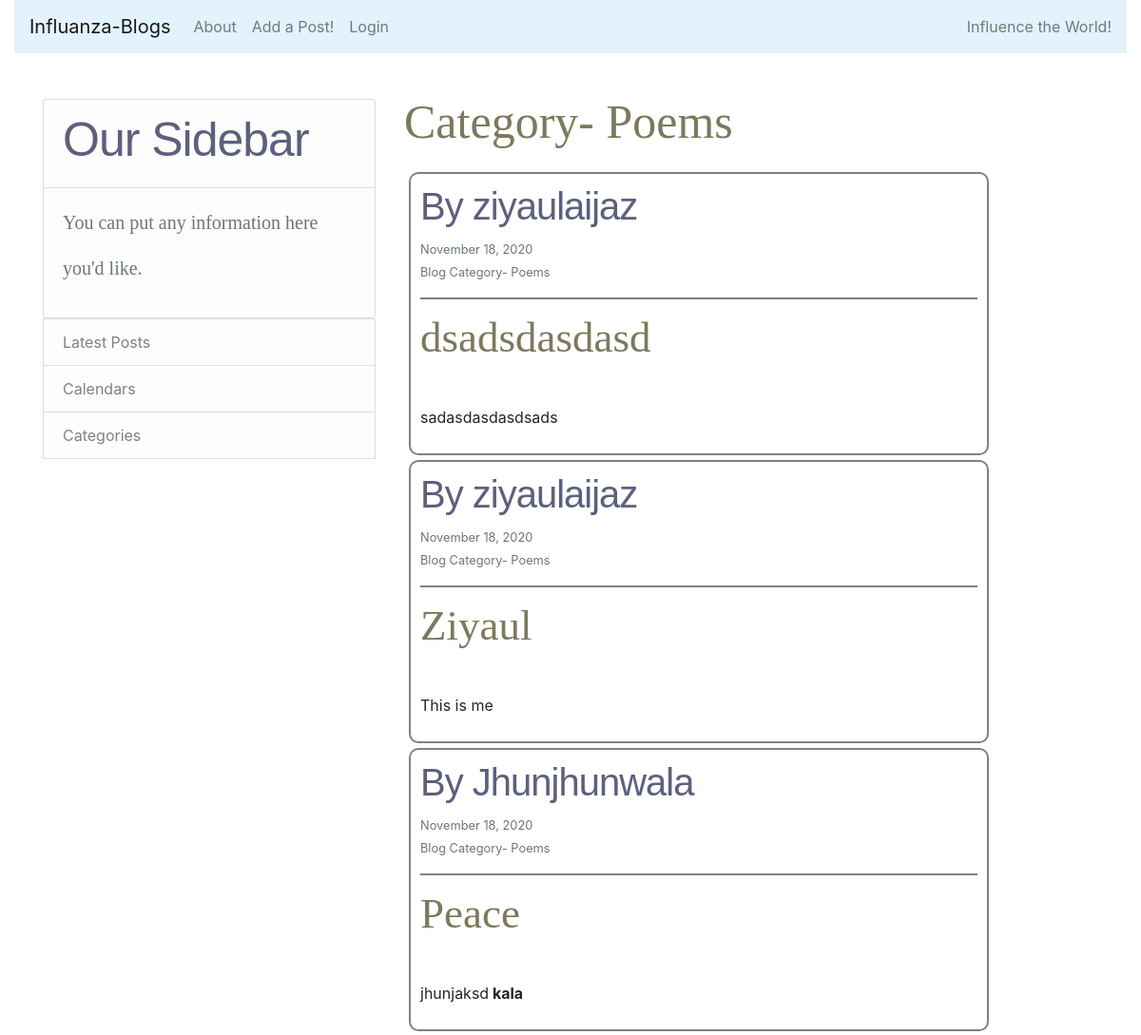
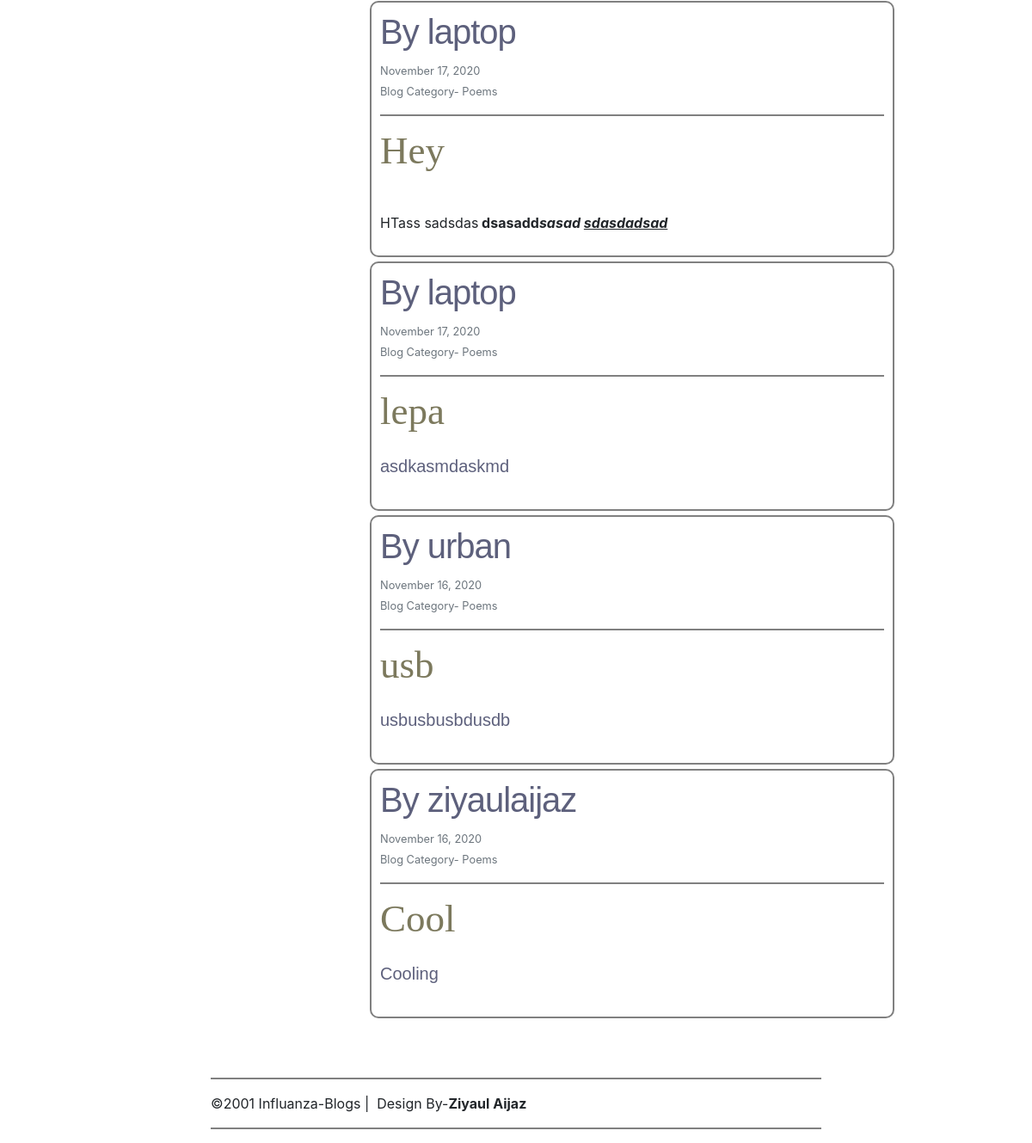
/category/Poems/, run on the app's committed database (2 pictures, top to bottom).
### blog/models.py (models this page shows, shortened)
class Post(models.Model):
	title=models.CharField(max_length=100)
	content= RichTextField(blank=True, null=True)
	date_posted= models.DateTimeField(default=timezone.now)
	author= models.ForeignKey(User, on_delete=models.CASCADE)
	category=models.CharField(max_length=255, default='Uncategorized')
	likes= models.ManyToManyField(User, related_name='blog_posts')
	header_image= models.ImageField(null=True, blank=True, upload_to="images/")

### blog/views.py (the view)
# urls.py: path('category/<str:cats>/',CategoryView,name='category'),
def CategoryView(request, cats):
	category_posts = Post.objects.filter(category=cats.replace('-',' ')).order_by('-date_posted')
	return render(request, 'blog/categories.html', {'cats':cats, 'category_posts':category_posts})

### blog/templates/blog/categories.html (shortened to what this page needs)
{% extends "blog/basic.html" %}
{% block content %}
{% if category_posts %}
<h1 style="color: #7c795d; font-family: 'Brush Script MT', serif; font-size: 50px; font-weight: normal; line-height: 48px; margin:0;">
Category- {{ cats }}  </h1><br>
{% for post in category_posts %}
<article class="media content-section" style="width: 610px; border: 2px solid gray;
              padding: 10px; border-radius: 10px;
                              margin:5px;">
    <div class="media-body">
        <div class="article-metadata">
            <h3 style="font-family: 'Arial Black', sans-serif;font-size: 2.5em;letter-spacing: -1px;background-color: ;color: #5d607c;">By {{post.author}}</h3>
            <small class="text-muted">{{post.date_posted|date:"F d, Y"}}</small><br>
            <small class="text-muted">Blog Category- {{post.category}}</small>
        </div>
        <hr style="height:2px;border-width:0;color:gray;background-color:gray">
            <h2 class="article-title" style="color: #7c795d; font-family: 'Trocchi', serif; font-size: 45px; font-weight: normal; line-height: 48px; margin: 0;">
                <a href="{% url 'article_detail' post.pk %}" target="_blank" style="color: inherit;">{{post.title}}</h2><br></a>
            <p class="article-content" style=" color: #5d607c; font-family: 'Source Sans Pro', sans-serif; font-size: 20px; font-weight: 400; line-height: 32px; margin: 0 0 24px; ">{{post.content|safe}}</p>
    </div>
</article>
{% endfor %}
{% endif %}
{% endblock %}

### data on the page
Post: author "ziyaulaijaz", date_posted "November 18, 2020", category "Poems", title "dsadsdasdasd", content "sadasdasdasdsads"
Post: author "ziyaulaijaz", date_posted "November 18, 2020", category "Poems", title "Ziyaul", content "This is me"
Post: author "Jhunjhunwala", date_posted "November 18, 2020", category "Poems", title "Peace", content "jhunjaksd kala"
Post: author "laptop", date_posted "November 17, 2020", category "Poems", title "Hey", content "HTass sadsdas dsasadd sasad sdasdadsad"
Post: author "laptop", date_posted "November 17, 2020", category "Poems", title "lepa", content "asdkasmdaskmd"
Post: author "urban", date_posted "November 16, 2020", category "Poems", title "usb", content "usbusbusbdusdb"
Post: author "ziyaulaijaz", date_posted "November 16, 2020", category "Poems", title "Cool", content "Cooling"

### other printed values
{{ cats }} "Poems"
